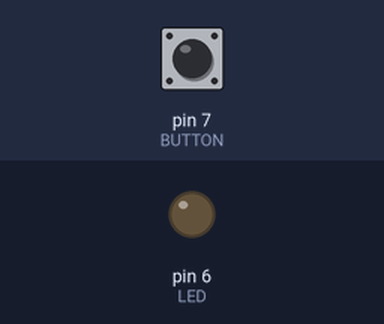
Recording of a sketch running on a simulated Arduino Uno, built with avr-gcc and run on an emulated ATmega328P. Parts: output pins drawn as LEDs (lit = HIGH). Inputs (shaded band) come from the test bench; at power-on: pin 7 (BUTTON) HIGH. Random numbers use the default seed unless the sketch sets one.

Above: at 1.2 s.
1.3 s: pin 7 (BUTTON) pulled LOW for 0.15 s
At 1.41 s:
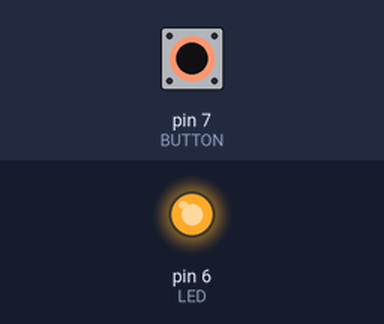
2.9 s: pin 7 (BUTTON) pulled LOW for 3.2 s
At 7.2 s:
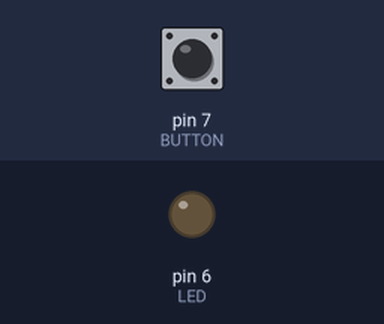
Timing chart, 0 to 8.7 s (numbered marks = the images above; inputs shaded):
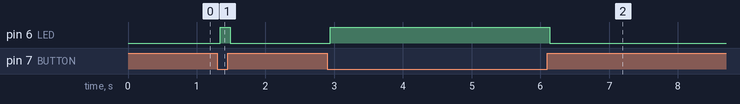

The sketch:

MEF.ino
```cpp
#define DELAY 40  //The default delay to check for a bounce is of 40 milliseconds
#define LED 6   //The first LED is on the digital pin n. 6
#define LED2 5 //The second LED is on the digital pin n. 5
#define BUTTON 7  //The measure of the button's state is on digital pin n. 7

typedef enum {
  BUTTON_UP,
  BUTTON_FALLING,
  BUTTON_DOWN,
  BUTTON_RAISING
} debounceState_t;

debounceState_t state;  //state refers to the current state

bool on = HIGH;  //The variable on sets the state of the output LED that switches states

void debounceFSM_init(void);
void debounceFSM_update(void);

void pressed(void);
void released(void);

void setup() {
  pinMode(LED, OUTPUT);
  pinMode(BUTTON, INPUT);
  debounceFSM_init();
}

void loop() {
  debounceFSM_update();
}

void debounceFSM_init(void) {
  state = BUTTON_UP;
}

void debounceFSM_update(void) {
  static unsigned long last = millis();

  switch (state) {
    case BUTTON_UP:
      if (!digitalRead(BUTTON)){
        state = BUTTON_FALLING;
        last = millis();
      }
      break;

    case BUTTON_FALLING:
      if (millis() - last >= DELAY) {
        if (!digitalRead(BUTTON)){
          pressed();
          state = BUTTON_DOWN;
        }else state = BUTTON_UP;
      }
      break;

    case BUTTON_DOWN:
      if (digitalRead(BUTTON)) {
        state = BUTTON_RAISING;
        last = millis();
      }
      break;

    case BUTTON_RAISING:
      if (millis() - last >= DELAY) {
        if (digitalRead(BUTTON)) {
          released();
          state = BUTTON_UP;
        } else state = BUTTON_DOWN;
      }
      break;

    default:
      released();
      break;
  }
}

void pressed(void) {
  digitalWrite(LED, HIGH);
  digitalWrite(LED2, on);
  on = !on;
}

void released(void) {
  digitalWrite(LED, LOW);
}
```

ANN.C
```cpp
#include <math.h>
#include <stdio.h>
#include <stdlib.h>
#include <string.h>

// We define some constants of the algorithm
#define m 10       // Number of training examples
#define n_x 2      // Number of features in each example
#define alpha 0.001 // Learning rate
#define EPOCHS 1000001 // Training epochs

// We define the structure of a layer
typedef struct {
  // Parameters
  float **W;
  float *b;

  // Derivatives
  float **dJdW;
  float *dJdb;
  float **dJdA;
  float **dJdZ;

  // Cache and activation
  char activation[10];
  float **Z;
  float **A;

  // Dimensions
  unsigned int prev_neurons;
  unsigned int neurons;
} Layer;

// We define the functions' prototipes
float sigmoid(float x);
float linear(float x);
float relu(float x);

void layer_setup(Layer *layer, char *activation, unsigned int previous_neurons,
                 unsigned int layer_neurons);

void input_prop(Layer *layer, unsigned int neurons,
                unsigned int previous_neurons,
                float **input);
void forw_prop(Layer *layer, float **a);

void back_pred(Layer *layer, Layer *prev_layer, float total_cost, float lr,
               const float *y_true);
void back_prop(Layer *layer, Layer *next_layer,
               float **A_prev, float lr);

float sqr(float x);
float compute_cost(float **y_pred, const float *y_true);

// Main
int main() {
  // Inicialize the seed
  srand(0);

  // Create a dataset
  float X_data[n_x][m] = {
        {0.0, 3.0, 6.0, 9.0, 12.0, 15.0, 18.0, 21.0, 24.0, 27.0},
        {0.0, 1.0, 2.0, 3.0, 4.0, 5.0, 6.0, 7.0, 8.0, 9.0}};

  float** X = (float**)malloc(n_x * sizeof(float*));
    for (int i = 0; i < n_x; i++) {
        X[i] = (float*)malloc(m * sizeof(float));
    }

  for(unsigned int n = 0; n<n_x; n++){
    for(unsigned int i = 0; i<m; i++){
      X[n][i] = X_data[n][i];
    }
  }


  const float y[m] = {1.0, 3.0, 5.0, 7.0, 9.0, 11.0, 13.0, 15.0, 17.0, 19.0};

  // Create neurons
  Layer layer1;
  Layer layer2;
  Layer layer3;
  Layer layer4;

  // The function to create a layer requires the user to send the previous
  // layer's n. of neurons
  layer_setup(&layer1, "relu", n_x, 3);
  layer_setup(&layer2, "relu", layer1.neurons, 4);
  layer_setup(&layer3, "relu", layer2.neurons, 2);
  layer_setup(&layer4, "linear", layer3.neurons, 1);

  printf("Capas inicializadas! \n");

  // Propagate forward
  input_prop(&layer1, layer1.neurons, layer1.prev_neurons, X);
  forw_prop(&layer2, layer1.A);
  forw_prop(&layer3, layer2.A);
  forw_prop(&layer4, layer3.A);

  float total_cost = compute_cost(layer4.A, y);
  printf("Costo inicial: %f \n", total_cost);

  // Train the model
  for (unsigned int i = 0; i < EPOCHS; i++) {
    // Backpropagate and update weights
    back_pred(&layer4, &layer3, total_cost, alpha, y);
    back_prop(&layer3, &layer4, layer2.A, alpha);
    back_prop(&layer2, &layer3, layer1.A, alpha);
    back_prop(&layer1, &layer2, X, alpha);

    // Forward porpagate and update cost
    input_prop(&layer1, layer1.neurons, layer1.prev_neurons, X);
    forw_prop(&layer2, layer1.A);
    forw_prop(&layer3, layer2.A);
    forw_prop(&layer4, layer3.A);

    total_cost = compute_cost(layer4.A, y);

    if (i % 100000 == 0)
      printf("Costo %i: %f\n", i, total_cost);
  }

  // //Compute cost
  // printf("Predicción: %f\n", neurona1.A[0]);
  // printf("Pesos %f\n", neurona1.w);
  // printf("Bias %f\n", neurona1.b);
  // printf("Costo: %f\n", total_cost);

  return 0;
}

// We define the square of a number
float sqr(float x) { return pow(x, 2); }

// We define the relu function
float relu(float x) {
  if (x < 0.0)
    return 0.0;
  else {
    return x;
  }
}

// We define the sigmoid function
float sigmoid(float x) { return 1 / (1 + exp(-x)); }

// We define the linear function
float linear(float x) { return x; }

// Function to inizialice a layer
void layer_setup(Layer *layer, char *activation, unsigned int previous_neurons,
                 unsigned int layer_neurons) {
  layer->prev_neurons = previous_neurons;
  layer->neurons = layer_neurons;

  // Allocate memory for the arrays
  layer->W = (float **)malloc(layer_neurons * sizeof(float *));
  layer->dJdW = (float **)malloc(layer_neurons * sizeof(float *));
  layer->dJdA = (float **)malloc(layer_neurons * sizeof(float *));
  layer->dJdZ = (float **)malloc(layer_neurons * sizeof(float *));
  layer->b = (float *)malloc(layer_neurons * sizeof(float));
  layer->dJdb = (float *)malloc(layer_neurons * sizeof(float));
  layer->A = (float **)malloc(layer_neurons * sizeof(float *));
  layer->Z = (float **)malloc(layer_neurons * sizeof(float *));

  for (unsigned int n = 0; n < layer_neurons; n++) {
    layer->W[n] = (float *)malloc(previous_neurons * sizeof(float));
    layer->dJdW[n] = (float *)malloc(previous_neurons * sizeof(float));
    layer->A[n] = (float *)malloc(m * sizeof(float));
    layer->Z[n] = (float *)malloc(m * sizeof(float));
    layer->dJdA[n] = (float *)malloc(m * sizeof(float));
    layer->dJdZ[n] = (float *)malloc(m * sizeof(float));

    for (unsigned int i = 0; i < m; i++) {
      layer->A[n][i] = 0.0;
      layer->Z[n][i] = 0.0;
      layer->dJdA[n][i] = 0.0;
      layer->dJdZ[n][i] = 0.0;
    }
  }

  for (unsigned int n = 0; n < layer_neurons; n++) {
    layer->b[n] = 0;
    for (unsigned int j = 0; j < previous_neurons; j++) {
      layer->W[n][j] = (float)rand() / (float)(RAND_MAX / 2) * 0.01;
      layer->dJdW[n][j] = 0.0;
    }
  }

  strcpy(layer->activation, activation);
}

// Function to forward propagate the input on the first Layer
void input_prop(Layer *layer, unsigned int neurons,
                unsigned int previous_neurons,
                float **input) {
  static char sigmoid_n[] = "sigmoid";
  static char relu_n[] = "relu";
  static char linear_n[] = "linear";
  float z = 0.0;
  for (unsigned int n = 0; n < layer->neurons; n++) {
    for (char i = 0; i < m; i++) {
      z = 0.0;
      for (char nf = 0; nf < layer->prev_neurons; nf++) {
        z += layer->W[n][nf] * input[nf][i];
      }
      layer->Z[n][i] = z + layer->b[n];
      if (!strcmp(layer->activation, sigmoid_n))
        layer->A[n][i] = sigmoid(layer->Z[n][i]);

      if (!strcmp(layer->activation, relu_n))
        layer->A[n][i] = relu(layer->Z[n][i]);

      if (!strcmp(layer->activation, linear_n))
        layer->A[n][i] = linear(layer->Z[n][i]);
      //printf("Activación de neurona %d ejemplo %d: %f\n", n, i,
      //layer->A[n][i]);
    }
  }
}

// Function to forward propagate on a layer
void forw_prop(Layer *layer, float **a) {
  static char sigmoid_n[] = "sigmoid";
  static char relu_n[] = "relu";
  static char linear_n[] = "linear";

  float z = 0.0;
  for (unsigned int n = 0; n < layer->neurons; n++) {
    for (char i = 0; i < m; i++) {
      z = 0.0;
      for (char nf = 0; nf < layer->prev_neurons; nf++) {
        z += layer->W[n][nf] * a[nf][i];
      }
      layer->Z[n][i] = z + layer->b[n];
      if (!strcmp(layer->activation, sigmoid_n))
        layer->A[n][i] = sigmoid(layer->Z[n][i]);

      if (!strcmp(layer->activation, relu_n))
        layer->A[n][i] = relu(layer->Z[n][i]);

      if (!strcmp(layer->activation, linear_n))
        layer->A[n][i] = linear(layer->Z[n][i]);

      //printf("Activación de neurona %d ejemplo %d: %f\n", n, i,
      //layer->A[n][i]);
    }
  }
}

// Backpropagation computed on the output layer
void back_pred(Layer *layer, Layer *prev_layer, float total_cost, float lr,
               const float *y_true) {
  static char sigmoid_n[] = "sigmoid";
  static char relu_n[] = "relu";
  static char linear_n[] = "linear";

  // Compute derivative of A with respect to J
  // It is expected for the last layer to have only 1 neuron
  for (unsigned int i = 0; i < m; i++) {
    layer->dJdA[0][i] = (layer->A[0][i] * (layer->A[0][i] - y_true[i])) / m;

    if (!strcmp(layer->activation, sigmoid_n))
      layer->dJdZ[0][i] =
          (sigmoid(layer->Z[0][i]) * (1 - sigmoid(layer->Z[0][i]))) *
          layer->dJdA[0][i];

    else if (!strcmp(layer->activation, relu_n))
      layer->dJdZ[0][i] = (layer->dJdA[0][i]) * (layer->Z[0][i] > 0);

    else if (!strcmp(layer->activation, linear_n))
      layer->dJdZ[0][i] = layer->dJdA[0][i];
  }

  // We define W transposed (W_t)
  float **W_t;
  W_t = (float **)malloc(layer->prev_neurons * sizeof(float *));
  for (unsigned int n = 0; n < layer->prev_neurons; n++) {
    W_t[n] = (float *)malloc(layer->neurons * sizeof(float));
    for (unsigned int j = 0; j < layer->neurons; j++) {
      W_t[n][j] = layer->W[j][n];
    }
  }

  // We define A transposed (A_t) for the previous layer activations
  float **A_t;
  A_t = (float **)malloc(m * sizeof(float *));
  for (unsigned int i = 0; i < m; i++) {
    A_t[i] = (float *)malloc(layer->prev_neurons * sizeof(float));
    for (unsigned int j = 0; j < layer->prev_neurons; j++) {
      A_t[i][j] = prev_layer->A[j][i];
    }
  }

  // Compute dJdW for the final Layer
  for (unsigned int n = 0; n < layer->neurons; n++) {
    for (unsigned int j = 0; j < layer->prev_neurons; j++) {
      layer->dJdW[n][j] = 0.0;
      for (unsigned int i = 0; i < m; i++) {
        layer->dJdW[n][j] += layer->dJdZ[n][i] * A_t[i][j];
      }

      layer->dJdW[n][j] = layer->dJdW[n][j] / m;

      // Update weights
      layer->W[n][j] -= lr * layer->dJdW[n][j];

      // printf("Weights: %f \n", layer->W[n][j]);
    }
  }

  // Compute dJdA for the current layer
  for (unsigned int n = 0; n < prev_layer->neurons; n++) {
    for (unsigned int i = 0; i < m; i++) {
      prev_layer->dJdA[n][i] = 0.0;
      for (unsigned int j = 0; j < layer->neurons; j++) {
        prev_layer->dJdA[n][i] += W_t[n][j] * layer->dJdZ[j][i];
      }
      // printf("Derivatives: %f \n", prev_layer->dJdA[n][i]);
    }
  }

  // Compute dJdb for the last Layer
  for (unsigned int n = 0; n < layer->neurons; n++) {
    layer->dJdb[n] = 0.0;
    for (unsigned int i = 0; i < m; i++) {
      layer->dJdb[n] += layer->dJdZ[n][i] / m;
    }
    layer->b[n] -= lr * layer->dJdb[n];
    // printf("Bias: %f \n", layer->b[n]);
  }

  // Free memory
  for (unsigned int n = 0; n < layer->prev_neurons; n++) {
    free(W_t[n]);
  }
  free(W_t);

  for (unsigned int i = 0; i < m; i++) {
    free(A_t[i]);
  }
  free(A_t);
}

// Backpropagation computed on a hidden layer
void back_prop(Layer *layer, Layer *next_layer,
               float **A_prev, float lr) {
  static char sigmoid_n[] = "sigmoid";
  static char relu_n[] = "relu";
  static char linear_n[] = "linear";

  // We define W transposed of next layer (W_t)
  float **W_t;
  W_t = (float **)malloc(next_layer->prev_neurons * sizeof(float *));
  for (unsigned int n = 0; n < next_layer->prev_neurons; n++) {
    W_t[n] = (float *)malloc(next_layer->neurons * sizeof(float));
    for (unsigned int j = 0; j < next_layer->neurons; j++) {
      W_t[n][j] = next_layer->W[j][n];
    }
  }

  // Compute dJdA for the current layer
  for (unsigned int n = 0; n < layer->neurons; n++) {
    for (unsigned int i = 0; i < m; i++) {

      // Reset derivatives
      layer->dJdA[n][i] = 0.0;

      for (unsigned int j = 0; j < next_layer->neurons; j++) {
        layer->dJdA[n][i] += W_t[n][j] * next_layer->dJdZ[j][i];
      }
      if (!strcmp(layer->activation, sigmoid_n))
        layer->dJdZ[n][i] =
            (sigmoid(layer->Z[n][i]) * (1 - sigmoid(layer->Z[n][i]))) *
            layer->dJdA[n][i];

      else if (!strcmp(layer->activation, relu_n))
        layer->dJdZ[n][i] = (layer->dJdA[n][i]) * (layer->Z[n][i] > 0);

      else if (!strcmp(layer->activation, linear_n))
        layer->dJdZ[n][i] = layer->dJdA[n][i];
      // printf("Derivatives: %f \n", prev_layer->dJdA[n][i]);
    }
  }

  // We define A transposed (A_t) for the previous layer activations
  float **A_t;
  A_t = (float **)malloc(m * sizeof(float *));
  for (unsigned int i = 0; i < m; i++) {
    A_t[i] = (float *)malloc(layer->prev_neurons * sizeof(float));
    for (unsigned int j = 0; j < layer->prev_neurons; j++) {
      A_t[i][j] = A_prev[j][i];
    }
  }

  // Compute dJdW for the current Layer
  for (unsigned int n = 0; n < layer->neurons; n++) {
    for (unsigned int j = 0; j < layer->prev_neurons; j++) {

      // Reset values
      layer->dJdW[n][j] = 0.0;

      for (unsigned int i = 0; i < m; i++) {
        layer->dJdW[n][j] += layer->dJdZ[n][i] * A_t[i][j];
      }

      layer->dJdW[n][j] = layer->dJdW[n][j] / m;

      // Update weights
      layer->W[n][j] -= lr * layer->dJdW[n][j];

      // printf("Weights: %f \n", layer->W[n][j]);
    }
  }

  // Compute dJdb for the Layer
  for (unsigned int n = 0; n < layer->neurons; n++) {

    // Reset values
    layer->dJdb[n] = 0.0;

    for (unsigned int i = 0; i < m; i++) {
      layer->dJdb[n] += layer->dJdZ[n][i] / m;
    }

    layer->b[n] -= lr * layer->dJdb[n];
    // printf("Bias: %f \n", layer->b[n]);
  }

  // Free memory
  for (unsigned int n = 0; n < next_layer->prev_neurons; n++) {
    free(W_t[n]);
  }
  free(W_t);

  for (unsigned int i = 0; i < m; i++) {
    free(A_t[i]);
  }
  free(A_t);
}

// Compute cost function
float compute_cost(float **y_pred, const float *y_true) {
  float total_cost = 0.0;
  for (unsigned char i = 0; i < m; i++) {
    total_cost += sqr(y_pred[0][i] - y_true[i]);
  }
  return total_cost / (2 * m);
}
```

Measured:
- after the input at 1.3 s, pin 6 (LED): LOW → HIGH at once, → LOW 0.15 s later
- after the input at 2.9 s, pin 6 (LED): LOW → HIGH at once, → LOW 3.2 s later
